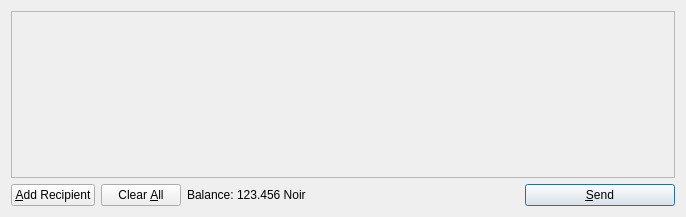
<?xml version="1.0" encoding="UTF-8"?>
<ui version="4.0">
 <class>SendCoinsDialog</class>
 <widget class="QDialog" name="SendCoinsDialog">
  <property name="geometry">
   <rect>
    <x>0</x>
    <y>0</y>
    <width>686</width>
    <height>217</height>
   </rect>
  </property>
  <property name="windowTitle">
   <string>Send Coins</string>
  </property>
  <layout class="QVBoxLayout" name="verticalLayout">
   <item>
    <widget class="QScrollArea" name="scrollArea">
     <property name="widgetResizable">
      <bool>true</bool>
     </property>
     <widget class="QWidget" name="scrollAreaWidgetContents">
      <property name="geometry">
       <rect>
        <x>0</x>
        <y>0</y>
        <width>666</width>
        <height>165</height>
       </rect>
      </property>
      <layout class="QVBoxLayout" name="verticalLayout_2">
       <property name="margin">
        <number>0</number>
       </property>
       <item>
        <layout class="QVBoxLayout" name="entries">
         <property name="spacing">
          <number>6</number>
         </property>
        </layout>
       </item>
       <item>
        <spacer name="verticalSpacer">
         <property name="orientation">
          <enum>Qt::Vertical</enum>
         </property>
         <property name="sizeHint" stdset="0">
          <size>
           <width>20</width>
           <height>40</height>
          </size>
         </property>
        </spacer>
       </item>
      </layout>
     </widget>
    </widget>
   </item>
   <item>
    <layout class="QHBoxLayout" name="horizontalLayout">
     <item>
      <widget class="QPushButton" name="addButton">
       <property name="toolTip">
        <string>Send to multiple recipients at once</string>
       </property>
       <property name="text">
        <string>&amp;Add Recipient</string>
       </property>
       <property name="icon">
        <iconset resource="../bitcoin.qrc">
         <normaloff>:/icons/add</normaloff>:/icons/add</iconset>
       </property>
       <property name="autoDefault">
        <bool>false</bool>
       </property>
      </widget>
     </item>
     <item>
      <widget class="QPushButton" name="clearButton">
       <property name="sizePolicy">
        <sizepolicy hsizetype="Minimum" vsizetype="Fixed">
         <horstretch>0</horstretch>
         <verstretch>0</verstretch>
        </sizepolicy>
       </property>
       <property name="toolTip">
        <string>Remove all transaction fields</string>
       </property>
       <property name="text">
        <string>Clear &amp;All</string>
       </property>
       <property name="icon">
        <iconset resource="../bitcoin.qrc">
         <normaloff>:/icons/remove</normaloff>:/icons/remove</iconset>
       </property>
       <property name="autoRepeatDelay">
        <number>300</number>
       </property>
       <property name="autoDefault">
        <bool>false</bool>
       </property>
      </widget>
     </item>
     <item>
      <layout class="QHBoxLayout" name="horizontalLayout_2">
       <property name="spacing">
        <number>3</number>
       </property>
       <item>
        <widget class="QLabel" name="label">
         <property name="text">
          <string>Balance:</string>
         </property>
        </widget>
       </item>
       <item>
        <widget class="QLabel" name="labelBalance">
         <property name="cursor">
          <cursorShape>IBeamCursor</cursorShape>
         </property>
         <property name="text">
          <string>123.456 Noir</string>
         </property>
         <property name="textInteractionFlags">
          <set>Qt::LinksAccessibleByMouse|Qt::TextSelectableByKeyboard|Qt::TextSelectableByMouse</set>
         </property>
        </widget>
       </item>
      </layout>
     </item>
     <item>
      <spacer name="horizontalSpacer">
       <property name="orientation">
        <enum>Qt::Horizontal</enum>
       </property>
       <property name="sizeHint" stdset="0">
        <size>
         <width>40</width>
         <height>20</height>
        </size>
       </property>
      </spacer>
     </item>
     <item>
      <widget class="QPushButton" name="sendButton">
       <property name="minimumSize">
        <size>
         <width>150</width>
         <height>0</height>
        </size>
       </property>
       <property name="toolTip">
        <string>Confirm the send action</string>
       </property>
       <property name="text">
        <string>&amp;Send</string>
       </property>
       <property name="icon">
        <iconset resource="../bitcoin.qrc">
         <normaloff>:/icons/send</normaloff>:/icons/send</iconset>
       </property>
       <property name="default">
        <bool>true</bool>
       </property>
      </widget>
     </item>
    </layout>
   </item>
  </layout>
 </widget>
 <resources>
  <include location="../bitcoin.qrc"/>
 </resources>
 <connections/>
</ui>
